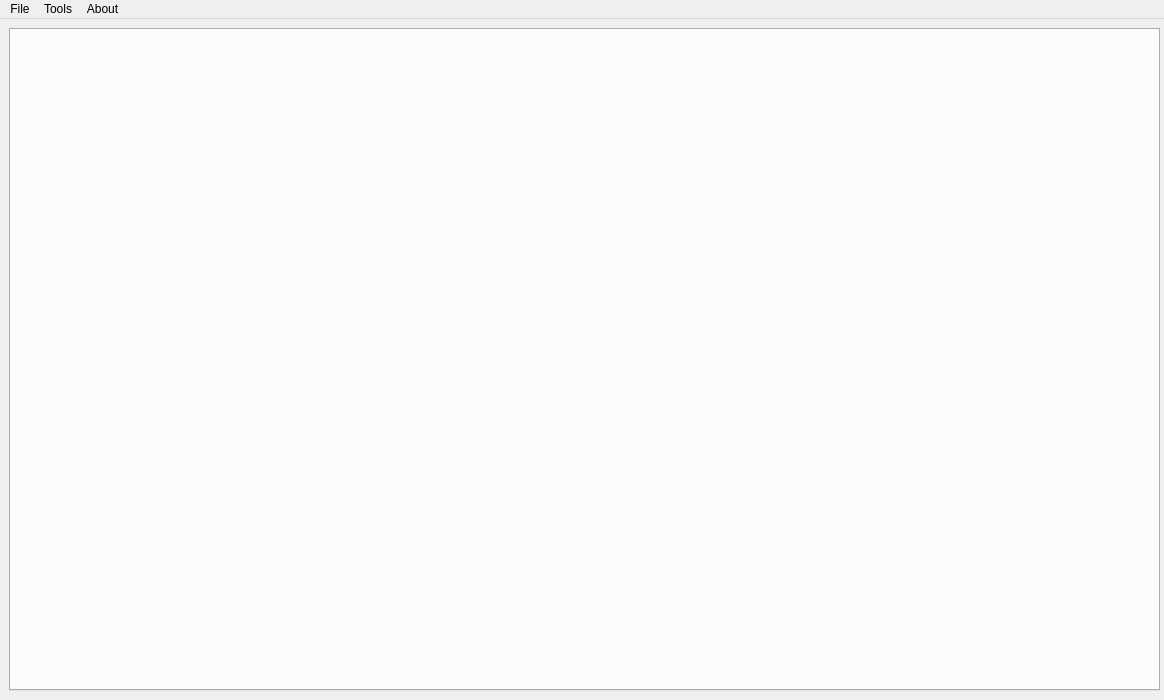
<?xml version="1.0" encoding="UTF-8"?>
<ui version="4.0">
 <class>SpoolMainWindow</class>
 <widget class="QMainWindow" name="SpoolMainWindow">
  <property name="geometry">
   <rect>
    <x>0</x>
    <y>0</y>
    <width>1164</width>
    <height>700</height>
   </rect>
  </property>
  <property name="sizePolicy">
   <sizepolicy hsizetype="Expanding" vsizetype="Expanding">
    <horstretch>0</horstretch>
    <verstretch>0</verstretch>
   </sizepolicy>
  </property>
  <property name="minimumSize">
   <size>
    <width>1000</width>
    <height>700</height>
   </size>
  </property>
  <property name="windowTitle">
   <string>Spool</string>
  </property>
  <widget class="QWidget" name="centralwidget">
   <property name="sizePolicy">
    <sizepolicy hsizetype="Expanding" vsizetype="Expanding">
     <horstretch>0</horstretch>
     <verstretch>0</verstretch>
    </sizepolicy>
   </property>
   <property name="minimumSize">
    <size>
     <width>700</width>
     <height>500</height>
    </size>
   </property>
   <property name="maximumSize">
    <size>
     <width>16777215</width>
     <height>16777215</height>
    </size>
   </property>
   <layout class="QHBoxLayout" name="horizontalLayout">
    <item>
     <widget class="QSplitter" name="splitter">
      <property name="sizePolicy">
       <sizepolicy hsizetype="Expanding" vsizetype="Expanding">
        <horstretch>1</horstretch>
        <verstretch>1</verstretch>
       </sizepolicy>
      </property>
      <property name="minimumSize">
       <size>
        <width>1151</width>
        <height>651</height>
       </size>
      </property>
      <property name="maximumSize">
       <size>
        <width>16777215</width>
        <height>16777215</height>
       </size>
      </property>
      <property name="orientation">
       <enum>Qt::Horizontal</enum>
      </property>
      <widget class="QTabWidget" name="tabs">
       <property name="enabled">
        <bool>true</bool>
       </property>
       <property name="sizePolicy">
        <sizepolicy hsizetype="Expanding" vsizetype="Expanding">
         <horstretch>0</horstretch>
         <verstretch>0</verstretch>
        </sizepolicy>
       </property>
       <property name="minimumSize">
        <size>
         <width>0</width>
         <height>0</height>
        </size>
       </property>
       <property name="maximumSize">
        <size>
         <width>16777215</width>
         <height>16777215</height>
        </size>
       </property>
       <property name="movable">
        <bool>true</bool>
       </property>
      </widget>
     </widget>
    </item>
   </layout>
  </widget>
  <widget class="QMenuBar" name="menubar">
   <property name="geometry">
    <rect>
     <x>0</x>
     <y>0</y>
     <width>1164</width>
     <height>21</height>
    </rect>
   </property>
   <widget class="QMenu" name="menuActions">
    <property name="title">
     <string>File</string>
    </property>
    <addaction name="actionLoad_scene"/>
    <addaction name="actionLoad_config"/>
    <addaction name="actionSave_scene"/>
    <addaction name="actionSave_config"/>
    <addaction name="separator"/>
    <addaction name="actionExport_quadtree_CSV"/>
    <addaction name="actionImport_scene"/>
    <addaction name="separator"/>
    <addaction name="actionExit"/>
   </widget>
   <widget class="QMenu" name="menuAbout">
    <property name="title">
     <string>About</string>
    </property>
    <addaction name="actionHelp"/>
    <addaction name="actionAbout_Spool"/>
   </widget>
   <widget class="QMenu" name="menuTools">
    <property name="title">
     <string>Tools</string>
    </property>
    <addaction name="actionTransect"/>
    <addaction name="actionCovariance"/>
    <addaction name="separator"/>
    <addaction name="actionLog"/>
   </widget>
   <addaction name="menuActions"/>
   <addaction name="menuTools"/>
   <addaction name="menuAbout"/>
  </widget>
  <action name="actionExit">
   <property name="icon">
    <iconset theme="application-exit">
     <normaloff/>
    </iconset>
   </property>
   <property name="text">
    <string>Exit</string>
   </property>
   <property name="shortcut">
    <string>Ctrl+Q</string>
   </property>
  </action>
  <action name="actionAbout_Spool">
   <property name="enabled">
    <bool>true</bool>
   </property>
   <property name="icon">
    <iconset theme="help-about">
     <normaloff/>
    </iconset>
   </property>
   <property name="text">
    <string>About Spool</string>
   </property>
  </action>
  <action name="actionHelp">
   <property name="enabled">
    <bool>true</bool>
   </property>
   <property name="icon">
    <iconset theme="help-contents">
     <normaloff/>
    </iconset>
   </property>
   <property name="text">
    <string>Online Help</string>
   </property>
   <property name="toolTip">
    <string>http://pyrocko.org</string>
   </property>
   <property name="shortcut">
    <string>F1</string>
   </property>
  </action>
  <action name="actionSave_scene">
   <property name="text">
    <string>Save scene</string>
   </property>
   <property name="toolTip">
    <string>Scene.save(filename)</string>
   </property>
   <property name="shortcut">
    <string>Ctrl+S</string>
   </property>
  </action>
  <action name="actionSave_config">
   <property name="icon">
    <iconset theme="document-export">
     <normaloff/>
    </iconset>
   </property>
   <property name="text">
    <string>Save scene config (*.yml)</string>
   </property>
   <property name="toolTip">
    <string>Scene.save_config(filename)</string>
   </property>
   <property name="shortcut">
    <string>Ctrl+Shift+S</string>
   </property>
  </action>
  <action name="actionLoad_scene">
   <property name="enabled">
    <bool>true</bool>
   </property>
   <property name="text">
    <string>Load scene</string>
   </property>
   <property name="shortcut">
    <string>Ctrl+O</string>
   </property>
  </action>
  <action name="actionLoad_config">
   <property name="enabled">
    <bool>true</bool>
   </property>
   <property name="icon">
    <iconset theme="document-import">
     <normaloff/>
    </iconset>
   </property>
   <property name="text">
    <string>Load scene config</string>
   </property>
   <property name="toolTip">
    <string>Scene.load_config(filename)</string>
   </property>
   <property name="shortcut">
    <string>Ctrl+Shift+O</string>
   </property>
  </action>
  <action name="actionTransect">
   <property name="enabled">
    <bool>false</bool>
   </property>
   <property name="text">
    <string notr="true">Scene Transect</string>
   </property>
   <property name="iconText">
    <string>Scene Transect</string>
   </property>
  </action>
  <action name="actionExport_quadtree_CSV">
   <property name="icon">
    <iconset theme="application-export">
     <normaloff/>
    </iconset>
   </property>
   <property name="text">
    <string>Export Quadtree CSV</string>
   </property>
   <property name="toolTip">
    <string>Scene.quadtree.export(filename)</string>
   </property>
   <property name="shortcut">
    <string>Ctrl+E</string>
   </property>
  </action>
  <action name="actionLog">
   <property name="checkable">
    <bool>false</bool>
   </property>
   <property name="text">
    <string>Logger</string>
   </property>
   <property name="iconText">
    <string>Logger</string>
   </property>
   <property name="toolTip">
    <string>Scene._log</string>
   </property>
   <property name="shortcut">
    <string>Ctrl+L</string>
   </property>
  </action>
  <action name="actionCovariance">
   <property name="enabled">
    <bool>false</bool>
   </property>
   <property name="text">
    <string>Covariance Noise Data</string>
   </property>
   <property name="toolTip">
    <string>Scene.Covariance noise_data</string>
   </property>
   <property name="shortcut">
    <string>Ctrl+N</string>
   </property>
  </action>
  <action name="actionImport_scene">
   <property name="enabled">
    <bool>true</bool>
   </property>
   <property name="text">
    <string>Import Scene</string>
   </property>
   <property name="toolTip">
    <string>Import Data from Gamma, ISCE, GMT5SAR, Matlab
&lt;b&gt;Scene.import_data(filename)&lt;/b&gt;</string>
   </property>
   <property name="shortcut">
    <string>Ctrl+I</string>
   </property>
  </action>
 </widget>
 <resources/>
 <connections/>
</ui>
